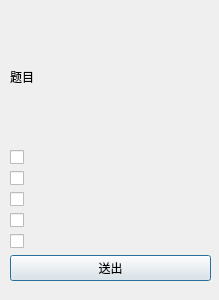
<?xml version="1.0" encoding="UTF-8"?>
<ui version="4.0">
 <class>AnsQuiz</class>
 <widget class="QDialog" name="AnsQuiz">
  <property name="geometry">
   <rect>
    <x>0</x>
    <y>0</y>
    <width>219</width>
    <height>300</height>
   </rect>
  </property>
  <property name="windowTitle">
   <string>答题</string>
  </property>
  <widget class="QWidget" name="verticalLayoutWidget">
   <property name="geometry">
    <rect>
     <x>10</x>
     <y>10</y>
     <width>201</width>
     <height>271</height>
    </rect>
   </property>
   <layout class="QVBoxLayout" name="verticalLayout">
    <item>
     <widget class="QLabel" name="Ques">
      <property name="text">
       <string>题目</string>
      </property>
     </widget>
    </item>
    <item>
     <widget class="QCheckBox" name="Opt1">
      <property name="text">
       <string/>
      </property>
     </widget>
    </item>
    <item>
     <widget class="QCheckBox" name="Opt2">
      <property name="text">
       <string/>
      </property>
     </widget>
    </item>
    <item>
     <widget class="QCheckBox" name="Opt3">
      <property name="text">
       <string/>
      </property>
     </widget>
    </item>
    <item>
     <widget class="QCheckBox" name="Opt4">
      <property name="text">
       <string/>
      </property>
     </widget>
    </item>
    <item>
     <widget class="QCheckBox" name="Opt5">
      <property name="text">
       <string/>
      </property>
     </widget>
    </item>
    <item>
     <widget class="QPushButton" name="send">
      <property name="text">
       <string>送出</string>
      </property>
     </widget>
    </item>
   </layout>
  </widget>
 </widget>
 <resources/>
 <connections/>
</ui>
